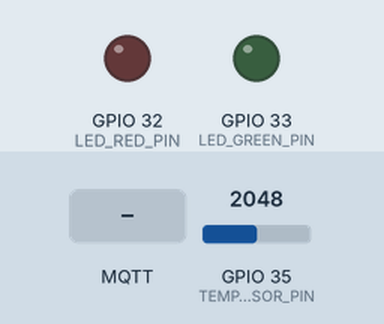
Recording of a program running on a simulated ESP32. Parts: output pins drawn as LEDs (lit = HIGH). The inputs (shaded band) are chosen by the test bench; at power-on: GPIO 35 (TEMPERATURE_SENSOR_PIN) = 2048. WiFi joins after 1.5 s; servers stay silent unless stated; no MQTT or app messages arrive unless stated; what the program prints to the serial monitor is not drawn.

Above: at 0.1 s.
At 2.7 s:
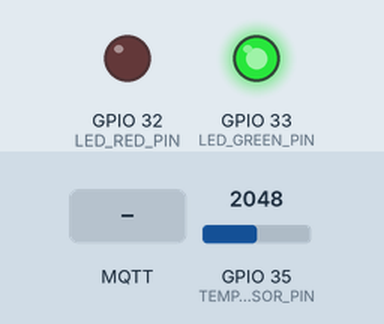
2.8 s: MQTT message "cu:" arrives on the first subscribed topic
4.5 s: MQTT message "0" arrives on the first subscribed topic
6.0 s: MQTT message "on" arrives on the first subscribed topic
Timing chart, 0 to 9.0 s (numbered marks = the images above; inputs shaded):
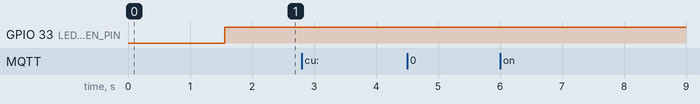

The program:

main.cpp
```cpp
#include <Arduino.h>
#include "config.h"
#include "model/Connection.h"
#include "model/System.h"
#define MSG_BUFFER_SIZE 50

void callback(char *topic, byte *payload, unsigned int length);
Connection connection(WIFI_SSID, WIFI_PASSWORD, MQTT_SERVER, TOPIC, callback);
System monitoringSystem;

enum State
{
  CONNECTED,
  NETWORK_PROBLEM
} state;

char msg[MSG_BUFFER_SIZE];
unsigned long samplingPeriod;
unsigned long lastSampleTime;

void setup()
{
  Serial.begin(115200);
  randomSeed(micros());
  connection.init();
  state = NETWORK_PROBLEM; // The system always start not connected
  samplingPeriod = 3000;   // 3 seconds (default)
  lastSampleTime = 0;
}

void loop()
{
  switch (state)
  {
  case CONNECTED:
    if (!connection.isConnected())
    {
      state = NETWORK_PROBLEM;
      monitoringSystem.problem();
    }
    else
    {
      connection.loop();
      if (millis() - lastSampleTime > samplingPeriod)
      {
        lastSampleTime = millis();
        const float temperature = monitoringSystem.getTemperature();
        // snprintf(msg, MSG_BUFFER_SIZE, "%f\0", temperature);
        Serial.println("Publishing: " + String(temperature));
        connection.publish(("ts:" + String(temperature)).c_str());
      }
    }
    break;

  case NETWORK_PROBLEM:
    connection.reconnect();
    if (connection.isConnected())
    {
      state = CONNECTED;
      monitoringSystem.ok();
    }
    break;
  }
}

bool isNumeric(const String string)
{
  bool numeric = true;
  if (string == "")
  {
    numeric = false;
  }
  for (unsigned int i = 0; i < string.length(); i++)
  {
    if (!isDigit(string.charAt(i)) && string.charAt(i) != '.')
    {
      numeric = false;
    }
  }
  return numeric;
}

void callback(char *topic, byte *payload, unsigned int length)
{
  // Ensure the payload is null-terminated
  char message[length + 1];
  memcpy(message, payload, length);
  message[length] = '\0';

  Serial.println(String("Message arrived on [") + topic + "] len: " + length + ", message: " + String(message));

  // Detect if the message comes from Control Unit (CU)
  if (strncmp(message, "cu:", 3) == 0)
  {
    const String content = String(message).substring(3);
    if (isNumeric(content))
    {
      samplingPeriod = content.toInt();
      Serial.println("Sampling period changed to: " + String(samplingPeriod));
    }
  }
}
```

Led.cpp
```cpp
#include "Led.h"
#include "Arduino.h"

Led::Led(const int pin) : pin(pin)
{
    pinMode(pin, OUTPUT);
    switchOff();
}

void Led::switchOn()
{
    digitalWrite(this->pin, HIGH);
}

void Led::switchOff()
{
    digitalWrite(this->pin, LOW);
}
```

Led.h
```cpp
#ifndef LED_H
#define LED_H

#include "Light.h"

class Led : public Light
{
private:
    int pin;

public:
    Led(int pin);
    void switchOn();
    void switchOff();
};

#endif
```

Light.h
```cpp
#ifndef LIGHT_H
#define LIGHT_H

class Light
{
public:
    virtual void switchOn() = 0;
    virtual void switchOff() = 0;
};

#endif
```

TemperatureSensor.h
```cpp
#ifndef TEMPERATURESENSOR_H
#define TEMPERATURESENSOR_H

class TemperatureSensor
{
public:
    virtual float getTemperature() = 0;
};

#endif
```

TemperatureSensorTMP36.cpp
```cpp
#include "TemperatureSensorTMP36.h"
#include <Arduino.h>

TemperatureSensorTMP36::TemperatureSensorTMP36(const int pin) : pin(pin) {}

float TemperatureSensorTMP36::getTemperature()
{
    const float value = analogRead(this->pin);
    return (value / 1023.0F - 0.5F) * 100.0F;
}
```

TemperatureSensorTMP36.h
```cpp
#ifndef TEMPERATURESENSORTMP36_H
#define TEMPERATURESENSORTMP36_H

#include "TemperatureSensor.h"

#define VCC 3.3F

class TemperatureSensorTMP36 : public TemperatureSensor
{
private:
    int pin;

public:
    TemperatureSensorTMP36(int pin);
    float getTemperature();
};

#endif
```

Connection.cpp
```cpp
#include "Connection.h"

/* MQTT client management */
WiFiClient espClient;
PubSubClient client(espClient);

Connection::Connection(const char *ssid, const char *password, const char *mqtt_server, const char *topic, std::function<void(char *, byte *, unsigned int)> callback)
    : ssid(ssid), password(password), mqtt_server(mqtt_server), topic(topic), callback(callback), client(this->espClient)
{
}

void Connection::setup_wifi()
{
    delay(10);
    Serial.println(String("Connecting to ") + this->ssid);
    WiFi.mode(WIFI_STA);
    WiFi.begin(this->ssid, this->password);
    while (WiFi.status() != WL_CONNECTED)
    {
        delay(500);
        Serial.print(".");
    }
    Serial.println("");
    Serial.println("WiFi connected");
    Serial.println("IP address: ");
    Serial.println(WiFi.localIP());
}

void Connection::setup_mqtt()
{
    this->client.setServer(this->mqtt_server, 1883);
    this->client.setCallback(callback);
}

void Connection::init()
{
    this->setup_wifi();
    this->setup_mqtt();
}

bool Connection::loop()
{
    return this->client.loop();
}

bool Connection::isConnected()
{
    return this->client.connected();
}

void Connection::reconnect()
{
    // Loop until we're reconnected
    while (!this->client.connected())
    {
        Serial.print("Attempting MQTT connection...");

        // const String clientId = String("baldo3000-client-") + String(random(0xffff), HEX);
        const String clientId = "baldo3000-esp32";

        // Attempt to connect
        if (this->client.connect(clientId.c_str(), this->topic, 1, true, "Temperature monitoring subsystem disconnected"))
        {
            Serial.println("connected");
            this->client.subscribe(this->topic, 1);
        }
        else
        {
            Serial.print("failed, rc=");
            Serial.print(this->client.state());
            Serial.println(" try again in 5 seconds");
            // Wait 5 seconds before retrying
            delay(5000);
        }
    }
}

bool Connection::publish(const char *payload)
{
    return this->client.publish(this->topic, payload);
}
```

Connection.h
```cpp
#ifndef CONNECTION_H
#define CONNECTION_H

#include <WiFi.h>
#include <PubSubClient.h>

class Connection
{
private:
    const char *ssid;
    const char *password;
    const char *mqtt_server;
    const char *topic;

    WiFiClient espClient;
    PubSubClient client;

    std::function<void(char *, uint8_t *, unsigned int)> callback;

    void setup_wifi();
    void setup_mqtt();

public:
    Connection(const char *ssid, const char *password, const char *mqtt_server, const char *topic, std::function<void(char *, byte *, unsigned int)> callback);
    void init();
    bool loop();
    bool isConnected();
    void reconnect();
    bool publish(const char *payload);
};

#endif
```

System.cpp
```cpp
#include "System.h"

System::System() : ledGreen(LED_GREEN_PIN), ledRed(LED_RED_PIN), temperatureSensor(TEMPERATURE_SENSOR_PIN)
{
    problem(); // The system always start not connected
}

void System::ok()
{
    ledGreen.switchOn();
    ledRed.switchOff();
}

void System::problem()
{
    ledGreen.switchOff();
    ledRed.switchOn();
}

float System::getTemperature()
{
    return temperatureSensor.getTemperature();
}
```

System.h
```cpp
#ifndef SYSTEM_H
#define SYSTEM_H

#include "devices/Led.h"
#include "devices/TemperatureSensorTMP36.h"
#include "config.h"

class System
{
private:
    Led ledGreen;
    Led ledRed;
    TemperatureSensorTMP36 temperatureSensor;

public:
    System();
    void ok();
    void problem();
    float getTemperature();
};

#endif
```

config.h
```cpp
#ifndef CONFIG_H
#define CONFIG_H

/* Hardware configs */
#define LED_RED_PIN 32
#define LED_GREEN_PIN 33
#define TEMPERATURE_SENSOR_PIN 35

/* Network */
#define WIFI_SSID "*"
#define WIFI_PASSWORD "*"
#define MQTT_SERVER "broker.mqtt-dashboard.com"
#define TOPIC "baldo3000-assignment03"

#endif
```

Measured:
- after the input at 2.8 s, every drawn part: stays the same
- after the input at 4.5 s, every drawn part: stays the same
- after the input at 6.0 s, every drawn part: stays the same
